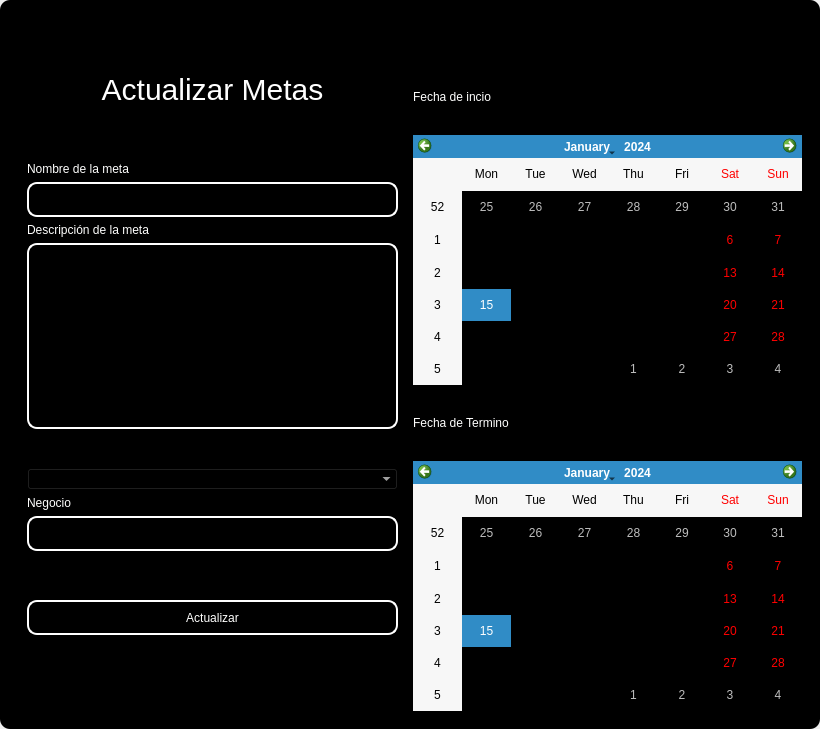
<?xml version="1.0" encoding="UTF-8"?>
<ui version="4.0">
 <class>MainWindow</class>
 <widget class="QMainWindow" name="MainWindow">
  <property name="geometry">
   <rect>
    <x>0</x>
    <y>0</y>
    <width>820</width>
    <height>729</height>
   </rect>
  </property>
  <property name="windowTitle">
   <string>MainWindow</string>
  </property>
  <property name="styleSheet">
   <string notr="true"/>
  </property>
  <widget class="QWidget" name="centralwidget">
   <property name="styleSheet">
    <string notr="true"/>
   </property>
   <layout class="QVBoxLayout" name="verticalLayout">
    <property name="spacing">
     <number>0</number>
    </property>
    <property name="leftMargin">
     <number>0</number>
    </property>
    <property name="topMargin">
     <number>0</number>
    </property>
    <property name="rightMargin">
     <number>0</number>
    </property>
    <property name="bottomMargin">
     <number>0</number>
    </property>
    <item>
     <widget class="QFrame" name="frame">
      <property name="enabled">
       <bool>true</bool>
      </property>
      <property name="styleSheet">
       <string notr="true">QFrame {
	border-radius:10px;
	background-color: rgb(0, 0, 0);
 }
</string>
      </property>
      <property name="frameShape">
       <enum>QFrame::StyledPanel</enum>
      </property>
      <property name="frameShadow">
       <enum>QFrame::Raised</enum>
      </property>
      <layout class="QVBoxLayout" name="verticalLayout_2">
       <item>
        <widget class="QFrame" name="frame_superior">
         <property name="minimumSize">
          <size>
           <width>0</width>
           <height>40</height>
          </size>
         </property>
         <property name="maximumSize">
          <size>
           <width>16777215</width>
           <height>40</height>
          </size>
         </property>
         <property name="styleSheet">
          <string notr="true">QPushButton{
border-radius:18px;
}

QPushButton:hover{
	background-color: rgb(0, 0, 0);
}
</string>
         </property>
         <property name="frameShape">
          <enum>QFrame::StyledPanel</enum>
         </property>
         <property name="frameShadow">
          <enum>QFrame::Raised</enum>
         </property>
         <layout class="QHBoxLayout" name="horizontalLayout_3">
          <property name="spacing">
           <number>4</number>
          </property>
          <property name="leftMargin">
           <number>0</number>
          </property>
          <property name="topMargin">
           <number>0</number>
          </property>
          <property name="rightMargin">
           <number>0</number>
          </property>
          <property name="bottomMargin">
           <number>0</number>
          </property>
          <item>
           <widget class="QPushButton" name="btn_icon">
            <property name="text">
             <string/>
            </property>
            <property name="iconSize">
             <size>
              <width>40</width>
              <height>40</height>
             </size>
            </property>
           </widget>
          </item>
          <item>
           <spacer name="horizontalSpacer_2">
            <property name="orientation">
             <enum>Qt::Horizontal</enum>
            </property>
            <property name="sizeHint" stdset="0">
             <size>
              <width>443</width>
              <height>20</height>
             </size>
            </property>
           </spacer>
          </item>
          <item>
           <widget class="QPushButton" name="bt_minimizar">
            <property name="minimumSize">
             <size>
              <width>38</width>
              <height>38</height>
             </size>
            </property>
            <property name="maximumSize">
             <size>
              <width>38</width>
              <height>38</height>
             </size>
            </property>
            <property name="cursor">
             <cursorShape>PointingHandCursor</cursorShape>
            </property>
            <property name="text">
             <string/>
            </property>
            <property name="icon">
             <iconset>
              <normaloff>image/minus.svg</normaloff>image/minus.svg</iconset>
            </property>
            <property name="iconSize">
             <size>
              <width>38</width>
              <height>38</height>
             </size>
            </property>
           </widget>
          </item>
          <item>
           <widget class="QPushButton" name="bt_maximizar">
            <property name="minimumSize">
             <size>
              <width>38</width>
              <height>38</height>
             </size>
            </property>
            <property name="maximumSize">
             <size>
              <width>38</width>
              <height>38</height>
             </size>
            </property>
            <property name="cursor">
             <cursorShape>PointingHandCursor</cursorShape>
            </property>
            <property name="text">
             <string/>
            </property>
            <property name="icon">
             <iconset>
              <normaloff>image/chevron-up.svg</normaloff>image/chevron-up.svg</iconset>
            </property>
            <property name="iconSize">
             <size>
              <width>38</width>
              <height>38</height>
             </size>
            </property>
           </widget>
          </item>
          <item>
           <widget class="QPushButton" name="bt_restaurar">
            <property name="minimumSize">
             <size>
              <width>38</width>
              <height>38</height>
             </size>
            </property>
            <property name="maximumSize">
             <size>
              <width>38</width>
              <height>38</height>
             </size>
            </property>
            <property name="cursor">
             <cursorShape>PointingHandCursor</cursorShape>
            </property>
            <property name="text">
             <string/>
            </property>
            <property name="icon">
             <iconset>
              <normaloff>image/chevron-down.svg</normaloff>image/chevron-down.svg</iconset>
            </property>
            <property name="iconSize">
             <size>
              <width>38</width>
              <height>38</height>
             </size>
            </property>
           </widget>
          </item>
          <item>
           <widget class="QPushButton" name="bt_cerrar">
            <property name="minimumSize">
             <size>
              <width>38</width>
              <height>38</height>
             </size>
            </property>
            <property name="maximumSize">
             <size>
              <width>38</width>
              <height>38</height>
             </size>
            </property>
            <property name="cursor">
             <cursorShape>PointingHandCursor</cursorShape>
            </property>
            <property name="text">
             <string/>
            </property>
            <property name="icon">
             <iconset>
              <normaloff>image/x.svg</normaloff>image/x.svg</iconset>
            </property>
            <property name="iconSize">
             <size>
              <width>38</width>
              <height>38</height>
             </size>
            </property>
           </widget>
          </item>
         </layout>
        </widget>
       </item>
       <item>
        <widget class="QFrame" name="frame_3">
         <property name="styleSheet">
          <string notr="true">QLabel {
	color: rgb(255, 255, 254);
	font: 12pt &quot;Arial&quot;;
	background-color: rgba(0, 0, 0,0);
}

QTextEdit{
background-color: rgba(0, 0, 0,0);
border-radius:10px; 
font: 12pt &quot;Arial&quot;;
color: rgb(255, 255, 254);
border: 2px solid  rgb(255, 255, 255);

}

QTextEdit:hover{
background-color: rgba(0, 0, 0,0);
border-radius:10px; 
font: 12pt &quot;Arial&quot;;
border: 2px solid  rgb(120, 0, 171);
}

QTextEdit:focus{
background-color: rgb(0, 0, 0);
border-radius:10px; 
font: 12pt &quot;Arial&quot;;
border: 2px solid rgb(120, 0, 171);
}

QLineEdit{
background-color: rgba(0, 0, 0,0);
border-radius:10px; 
font: 12pt &quot;Arial&quot;;
color: rgb(255, 255, 254);
border: 2px solid  rgb(255, 255, 255);

}

QLineEdit:hover{
background-color: rgba(0, 0, 0,0);
border-radius:10px; 
font: 12pt &quot;Arial&quot;;
border: 2px solid  rgb(120, 0, 171);
}

QLineEdit:focus{
background-color: rgb(0, 0, 0);
border-radius:10px; 
font: 12pt &quot;Arial&quot;;
border: 2px solid rgb(120, 0, 171);
}

QCheckBox{
	font: 12pt &quot;Arial&quot;;
	color: rgb(255, 255, 255);
}

QCheckBox::indicator {
    width: 18px;
    height:18px;
}

QCheckBox::indicator:unchecked {
   background-image: url(image/square.svg);
}

QCheckBox::indicator:checked {
   background-image: url(image/check-square.svg);
}

QPushButton{
border-radius:10px; 
font: 12pt &quot;Arial&quot;;
color: rgb(255, 255, 254);
border: 2px solid #ffffff;
}

QPushButton:hover{
border-radius:10px; 
font: 12pt &quot;Arial&quot;;
color: rgb(255, 255, 255);
border: 2px solid rgb(120, 0, 171);
	background-color: rgb(120, 0, 171);
}
</string>
         </property>
         <property name="frameShape">
          <enum>QFrame::StyledPanel</enum>
         </property>
         <property name="frameShadow">
          <enum>QFrame::Raised</enum>
         </property>
         <layout class="QHBoxLayout" name="horizontalLayout_4">
          <item>
           <layout class="QVBoxLayout" name="verticalLayout_4">
            <item>
             <widget class="QLabel" name="label_3">
              <property name="minimumSize">
               <size>
                <width>100</width>
                <height>50</height>
               </size>
              </property>
              <property name="styleSheet">
               <string notr="true">font-size: 30px;
color: rgb(255, 255, 255);</string>
              </property>
              <property name="text">
               <string>Actualizar Metas</string>
              </property>
              <property name="alignment">
               <set>Qt::AlignCenter</set>
              </property>
             </widget>
            </item>
            <item>
             <widget class="QFrame" name="frame_4">
              <property name="maximumSize">
               <size>
                <width>400</width>
                <height>600</height>
               </size>
              </property>
              <property name="styleSheet">
               <string notr="true">QLabel {
	color: rgb(255, 255, 254);
	font: 12pt &quot;Arial&quot;;
	background-color: rgba(0, 0, 0,0);
}

QTextEdit{
background-color: rgba(0, 0, 0,0);
border-radius:10px; 
font: 12pt &quot;Arial&quot;;
color: rgb(255, 255, 254);
border: 2px solid  rgb(255, 255, 255);

}

QTextEdit:hover{
background-color: rgba(0, 0, 0,0);
border-radius:10px; 
font: 12pt &quot;Arial&quot;;
border: 2px solid  rgb(120, 0, 171);
}

QTextEdit:focus{
background-color: rgb(0, 0, 0);
border-radius:10px; 
font: 12pt &quot;Arial&quot;;
border: 2px solid rgb(120, 0, 171);
}

QLineEdit{
background-color: rgba(0, 0, 0,0);
border-radius:10px; 
font: 12pt &quot;Arial&quot;;
color: rgb(255, 255, 254);
border: 2px solid  rgb(255, 255, 255);

}

QLineEdit:hover{
background-color: rgba(0, 0, 0,0);
border-radius:10px; 
font: 12pt &quot;Arial&quot;;
border: 2px solid  rgb(120, 0, 171);
}

QLineEdit:focus{
background-color: rgb(0, 0, 0);
border-radius:10px; 
font: 12pt &quot;Arial&quot;;
border: 2px solid rgb(120, 0, 171);
}

QCheckBox{
	font: 12pt &quot;Arial&quot;;
	color: rgb(255, 255, 255);
}

QCheckBox::indicator {
    width: 18px;
    height:18px;
}

QCheckBox::indicator:unchecked {
   background-image: url(image/square.svg);
}

QCheckBox::indicator:checked {
   background-image: url(image/check-square.svg);
}

QPushButton{
border-radius:10px; 
font: 12pt &quot;Arial&quot;;
color: rgb(255, 255, 254);
border: 2px solid #ffffff;
}

QPushButton:hover{
border-radius:10px; 
font: 12pt &quot;Arial&quot;;
color: rgb(255, 255, 255);
border: 2px solid rgb(120, 0, 171);
	background-color: rgb(120, 0, 171);
}
</string>
              </property>
              <property name="frameShape">
               <enum>QFrame::StyledPanel</enum>
              </property>
              <property name="frameShadow">
               <enum>QFrame::Raised</enum>
              </property>
              <layout class="QVBoxLayout" name="verticalLayout_3">
               <item>
                <spacer name="verticalSpacer_3">
                 <property name="orientation">
                  <enum>Qt::Vertical</enum>
                 </property>
                 <property name="sizeHint" stdset="0">
                  <size>
                   <width>20</width>
                   <height>40</height>
                  </size>
                 </property>
                </spacer>
               </item>
               <item>
                <widget class="QLabel" name="label_4">
                 <property name="text">
                  <string>Nombre de la meta</string>
                 </property>
                </widget>
               </item>
               <item>
                <widget class="QLineEdit" name="nametxt">
                 <property name="minimumSize">
                  <size>
                   <width>0</width>
                   <height>35</height>
                  </size>
                 </property>
                 <property name="text">
                  <string/>
                 </property>
                </widget>
               </item>
               <item>
                <widget class="QLabel" name="label_7">
                 <property name="text">
                  <string>Descripción de la meta</string>
                 </property>
                </widget>
               </item>
               <item>
                <widget class="QTextEdit" name="descriptiontxt"/>
               </item>
               <item>
                <spacer name="verticalSpacer_4">
                 <property name="orientation">
                  <enum>Qt::Vertical</enum>
                 </property>
                 <property name="sizeHint" stdset="0">
                  <size>
                   <width>20</width>
                   <height>40</height>
                  </size>
                 </property>
                </spacer>
               </item>
               <item>
                <widget class="QComboBox" name="status_combobox">
                 <property name="styleSheet">
                  <string notr="true">color: rgb(255, 255, 255);
background-color: rgb(0, 0, 0);</string>
                 </property>
                </widget>
               </item>
               <item>
                <widget class="QLabel" name="label_5">
                 <property name="text">
                  <string>Negocio</string>
                 </property>
                </widget>
               </item>
               <item>
                <widget class="QLineEdit" name="name_businesstxt">
                 <property name="enabled">
                  <bool>false</bool>
                 </property>
                 <property name="minimumSize">
                  <size>
                   <width>0</width>
                   <height>35</height>
                  </size>
                 </property>
                </widget>
               </item>
               <item>
                <spacer name="verticalSpacer_9">
                 <property name="orientation">
                  <enum>Qt::Vertical</enum>
                 </property>
                 <property name="sizeHint" stdset="0">
                  <size>
                   <width>20</width>
                   <height>50</height>
                  </size>
                 </property>
                </spacer>
               </item>
               <item>
                <widget class="QPushButton" name="btn_update">
                 <property name="minimumSize">
                  <size>
                   <width>0</width>
                   <height>35</height>
                  </size>
                 </property>
                 <property name="cursor">
                  <cursorShape>PointingHandCursor</cursorShape>
                 </property>
                 <property name="text">
                  <string>Actualizar</string>
                 </property>
                </widget>
               </item>
               <item>
                <spacer name="verticalSpacer_7">
                 <property name="orientation">
                  <enum>Qt::Vertical</enum>
                 </property>
                 <property name="sizeHint" stdset="0">
                  <size>
                   <width>20</width>
                   <height>40</height>
                  </size>
                 </property>
                </spacer>
               </item>
               <item>
                <spacer name="verticalSpacer_8">
                 <property name="orientation">
                  <enum>Qt::Vertical</enum>
                 </property>
                 <property name="sizeHint" stdset="0">
                  <size>
                   <width>20</width>
                   <height>40</height>
                  </size>
                 </property>
                </spacer>
               </item>
              </layout>
             </widget>
            </item>
           </layout>
          </item>
          <item>
           <layout class="QVBoxLayout" name="verticalLayout_5">
            <property name="rightMargin">
             <number>0</number>
            </property>
            <item>
             <widget class="QLabel" name="label">
              <property name="text">
               <string>Fecha de incio</string>
              </property>
             </widget>
            </item>
            <item>
             <widget class="QCalendarWidget" name="start_datetxt">
              <property name="maximumSize">
               <size>
                <width>16777215</width>
                <height>250</height>
               </size>
              </property>
              <property name="styleSheet">
               <string notr="true">/* calendar_style.qss */

QCalendarWidget QAbstractItemView {
    selection-background-color: #ff9800; /* Color de fondo de la selección */
    background-color: #ffffff; /* Color de fondo */
    color: #000000; /* Color del texto */
    gridline-color: #e0e0e0; /* Color de las líneas de la cuadrícula */
}

QCalendarWidget QWidget#qt_calendar_navigationbar {
    background-color: #3f51b5; /* Color de fondo de la barra de navegación */
    color: #ffffff; /* Color del texto de la barra de navegación */
}



    background-color: #5c6bc0; /* Color de fondo de los botones al</string>
              </property>
             </widget>
            </item>
            <item>
             <widget class="QLabel" name="label_2">
              <property name="text">
               <string>Fecha de Termino</string>
              </property>
             </widget>
            </item>
            <item>
             <widget class="QCalendarWidget" name="end_datetxt">
              <property name="minimumSize">
               <size>
                <width>0</width>
                <height>10</height>
               </size>
              </property>
              <property name="maximumSize">
               <size>
                <width>16777215</width>
                <height>250</height>
               </size>
              </property>
              <property name="styleSheet">
               <string notr="true">/* calendar_style.qss */

QCalendarWidget QAbstractItemView {
    selection-background-color: #ff9800; /* Color de fondo de la selección */
    background-color: #ffffff; /* Color de fondo */
    color: #000000; /* Color del texto */
    gridline-color: #e0e0e0; /* Color de las líneas de la cuadrícula */
}

QCalendarWidget QWidget#qt_calendar_navigationbar {
    background-color: #3f51b5; /* Color de fondo de la barra de navegación */
    color: #ffffff; /* Color del texto de la barra de navegación */
}



    background-color: #5c6bc0; /* Color de fondo de los botones al</string>
              </property>
             </widget>
            </item>
           </layout>
          </item>
         </layout>
        </widget>
       </item>
      </layout>
     </widget>
    </item>
   </layout>
  </widget>
 </widget>
 <resources/>
 <connections/>
</ui>
